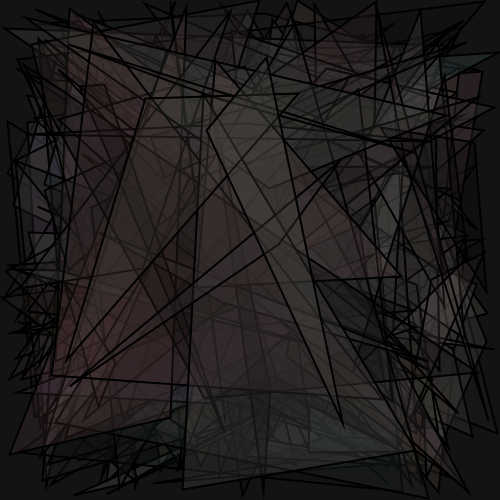
Frame 1 (no input)
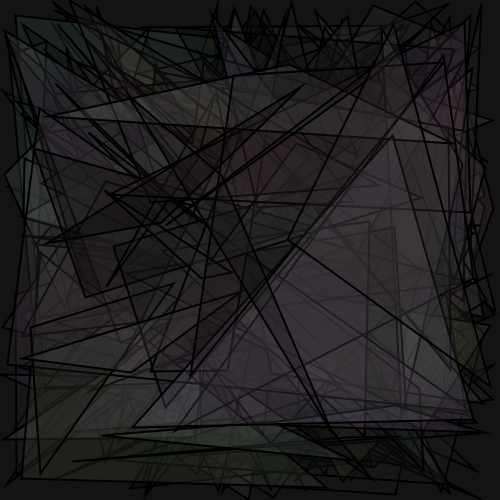
Frame 2 (the mouse pressed at the canvas centre, redrawn once)

The Processing sketch that drew these frames (run headless with seeded random() and noise(); the mouse was pressed at the canvas centre and the sketch redrawn once):

// Processing sketch: processing_61156
// ── processing_61156.pde

void setup(){/*Função que serve para fazer as definições*/
 size(500,500);//tamanho da tela
 smooth();//suavizar as formas
 noLoop();//definir para que não haja loop na composição
 
}

void draw(){/*função para desenhar*/
 background(19);//cor de fundo
   for (int f = 0; f < 200; f = f+1){//ciclo dos triângulos até desenhar 200 objectos
   float PosX = random(500);//variavel do ponto x1
   float PosY = random(500);//variavel do ponto y1
   float PosX2 = random(500);//variavel do ponto x2
   float PosY2 = random(500);//variavel do ponto y2
   float PosX3 = random(500);//variavel do ponto x3
   float PosY3 = random(500);//variavel do ponto y3
   colorMode(HSB);//alteração do modo de cor HSB
   fill(random(360),random(100),random(100),70);//cor dos triângulos e transparencia
   strokeWeight(2);//grossura do contorno dos triângulo
 /*triangle(x1,y1,x2,y2,x3,y3);*/
 triangle(PosX,PosY,PosX2,PosY2,PosX3,PosY3);//construção dos triângulos
 
   }
}
